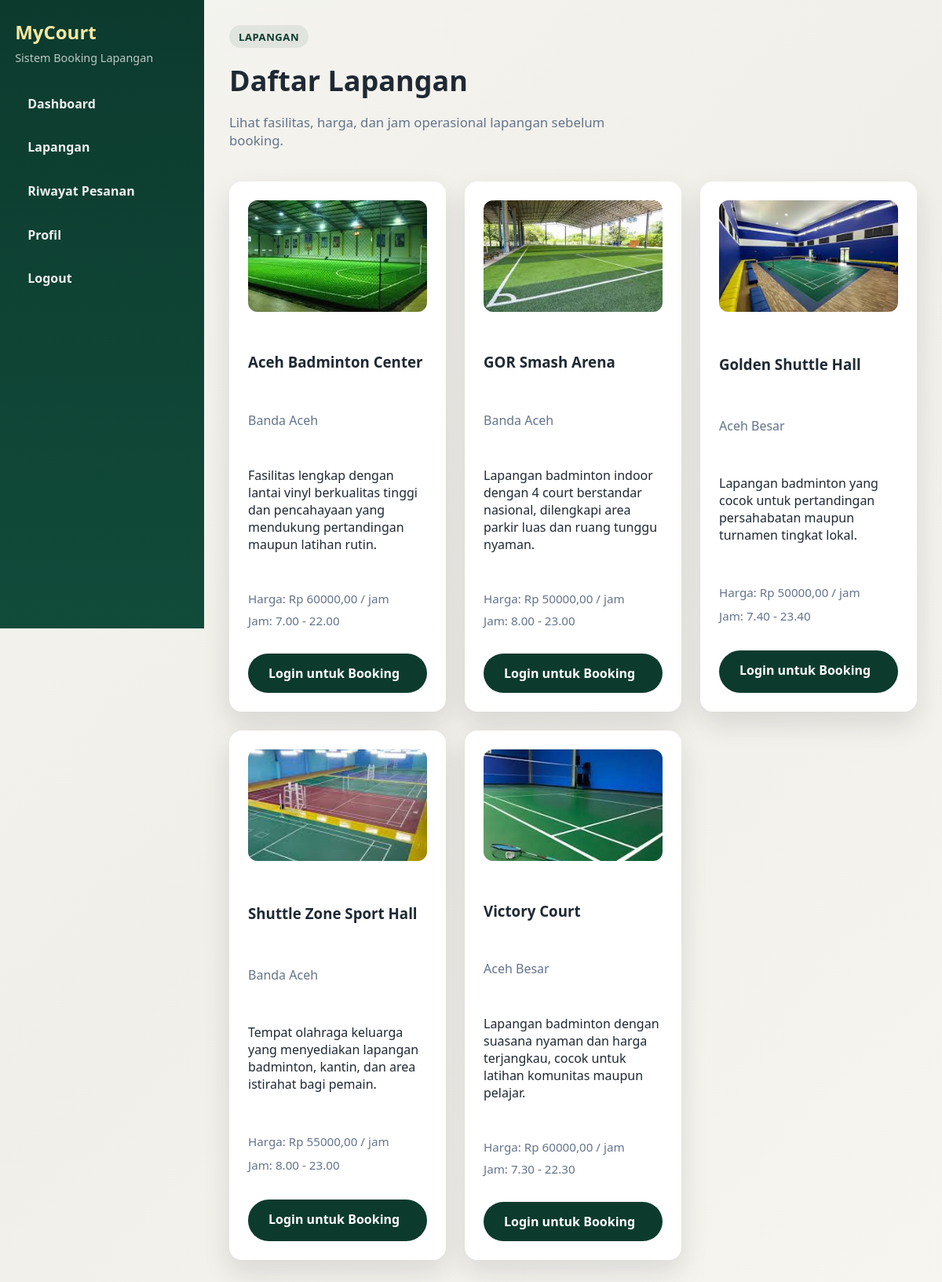
The page /courts/ on the database its author committed.
### booking/models.py (models this page shows, shortened)
class Court(models.Model):
    name = models.CharField(max_length=120)
    location = models.CharField(max_length=255)
    price_per_hour = models.DecimalField(max_digits=10, decimal_places=2)
    image = models.ImageField(upload_to="court_images/", blank=True, null=True)
    description = models.TextField(blank=True)
    is_active = models.BooleanField(default=True)
    open_time = models.TimeField(default=datetime.time(6, 0))
    close_time = models.TimeField(default=datetime.time(23, 0))
    created_at = models.DateTimeField(auto_now_add=True)

### booking/views.py (the view)
# urls.py: path("courts/", views.court_list, name="courts"),
def court_list(request):
    courts = Court.objects.filter(is_active=True).order_by("name")
    return render(request, "booking/courts.html", {"courts": courts})

### booking/templates/booking/courts.html (shortened to what this page needs)
{% extends 'booking/dashboard_shell.html' %}
{% block dashboard_eyebrow %}Lapangan{% endblock %}
{% block dashboard_heading %}Daftar Lapangan{% endblock %}
{% block dashboard_lead %}Lihat fasilitas, harga, dan jam operasional lapangan sebelum booking.{% endblock %}
{% block content %}
<section class="dashboard-page courts-page">
    <div class="card-grid courts-grid">
        {% if courts %}
            {% for court in courts %}
                <div class="card court-card">
                    {% if court.image %}
                        <img class="court-image" src="{{ court.image.url }}" alt="{{ court.name }}">
                    {% else %}
                        <div class="court-image court-image-placeholder">Belum ada gambar</div>
                    {% endif %}
                    <h3>{{ court.name }}</h3>
                    <p class="muted">{{ court.location }}</p>
                    <p>{{ court.description|default:"Deskripsi belum tersedia." }}</p>
                    <div class="meta">
                        <span>Harga: Rp {{ court.price_per_hour }} / jam</span>
                        <span>Jam: {{ court.open_time }} - {{ court.close_time }}</span>
                    </div>
                    {% if user.is_authenticated and not user.is_staff and not user.is_superuser %}
                        <a class="btn primary" href="{% url 'booking:create' %}">Booking</a>
                    {% elif user.is_staff or user.is_superuser %}
                        <a class="btn ghost" href="{% url 'booking:admin_courts' %}">Kelola Lapangan</a>
                    {% else %}
                        <a class="btn primary" href="{% url 'booking:login' %}">Login untuk Booking</a>
                    {% endif %}
                </div>
            {% endfor %}
        {% else %}
            <p>Belum ada lapangan yang tersedia.</p>
        {% endif %}
    </div>
</section>
{% endblock %}

### booking/static/booking/styles.css (style rules this page uses)
:root { --bg: #f4f4f0; --primary: #0c3b2e; --accent: #e67e22; --text: #1f2933; --muted: #64748b; --card: #ffffff; --shadow: rgba(15, 23, 42, 0.12); --auth-bg: #0a0a3d; }
* { box-sizing: border-box; }
html { scroll-behavior: smooth; }
body { margin: 0; font-family: "Trebuchet MS", "Segoe UI", sans-serif; color: var(--text); background: linear-gradient(135deg, #f4f4f0 0%, #f1efe9 50%, #f7f5f0 100%); }
body.dashboard-body { background: linear-gradient(135deg, #f4f4f0 0%, #f1efe9 50%, #f7f5f0 100%); }
a { color: inherit; }
.btn { display: inline-block; padding: 0.75rem 1.5rem; border-radius: 999px; text-decoration: none; font-weight: 600; border: 2px solid transparent; }
.btn.primary { background: var(--primary); color: #ffffff; }
.card-grid { display: grid; grid-template-columns: repeat(auto-fit, minmax(260px, 1fr)); gap: 1.5rem; }
.card { background: var(--card); padding: 1.5rem; border-radius: 16px; box-shadow: 0 15px 35px var(--shadow); }
.court-card { display: grid; gap: 1rem; }
.court-image { width: 100%; aspect-ratio: 16 / 10; object-fit: cover; border-radius: 12px; margin-bottom: 1rem; display: block; background: #eef2f7; }
.dashboard-page { padding: 0; }
.meta { display: grid; gap: 0.5rem; color: var(--muted); font-size: 0.95rem; margin: 1rem 0; }
.muted { color: var(--muted); }

### rows shown on the page
Court: image (picture), name "Aceh Badminton Center", location "Banda Aceh", description "Fasilitas lengkap dengan lantai vinyl berkualitas tinggi dan pencahayaan yang mendukung pertandingan maupun latihan rutin.", price_per_hour "60000,00", open_time "7.00", close_time "22.00"
Court: image (picture), name "GOR Smash Arena", location "Banda Aceh", description "Lapangan badminton indoor dengan 4 court berstandar nasional, dilengkapi area parkir luas dan ruang tunggu nyaman.", price_per_hour "50000,00", open_time "8.00", close_time "23.00"
Court: image (picture), name "Golden Shuttle Hall", location "Aceh Besar", description "Lapangan badminton yang cocok untuk pertandingan persahabatan maupun turnamen tingkat lokal.", price_per_hour "50000,00", open_time "7.40", close_time "23.40"
Court: image (picture), name "Shuttle Zone Sport Hall", location "Banda Aceh", description "Tempat olahraga keluarga yang menyediakan lapangan badminton, kantin, dan area istirahat bagi pemain.", price_per_hour "55000,00", open_time "8.00", close_time "23.00"
Court: image (picture), name "Victory Court", location "Aceh Besar", description "Lapangan badminton dengan suasana nyaman dan harga terjangkau, cocok untuk latihan komunitas maupun pelajar.", price_per_hour "60000,00", open_time "7.30", close_time "22.30"
